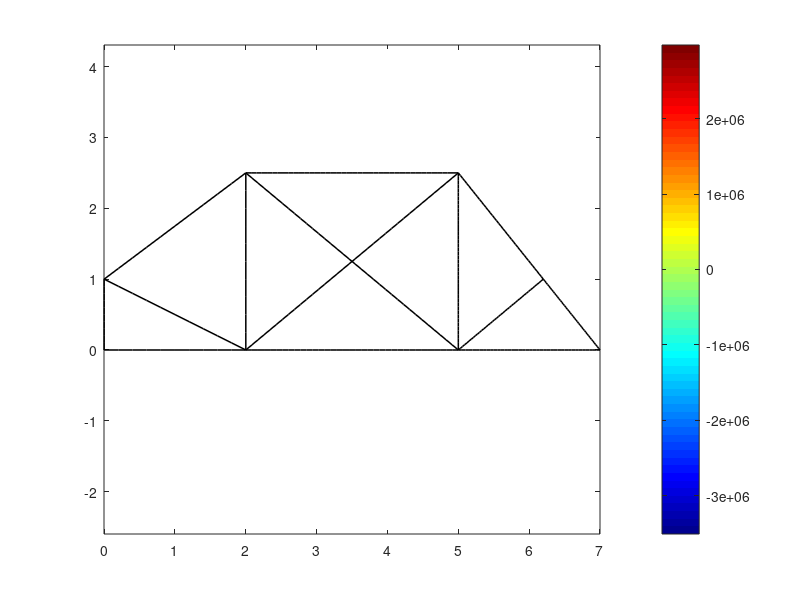

Recreate this plot in MATLAB.
%% 연습 문제 5-36 Element 수 임의로 변경하기
clearvars;
clc; close;
%% Given Parameters
E=200*10^(9);
A=1*10^-2;
I=1*10^(-4);
w=-13*10^(3);
nEle=400;
nNod=401 + 7;
SxxBar=zeros(nEle,1);
SxxBeam=zeros(nEle,1);
%% matP & matE
matP=zeros(nNod,2);
matP(1:11, 1)=0;
matP(11:21, 1)=0:2/10:2;
matP(21:31, 1)=0:2/10:2;
matP(31:41, 1)=0:2/10:2;
matP(41:51, 1)=2;
matP(51:86, 1)=2:3/35:5;
matP(86:121, 1)=2:3/35:5;
matP(121:156, 1)=2:3/35:5;
matP(156:196, 1)=2:3/40:5;
matP(196:241, 1)=5;
matP(241:281, 1)=5:1.2/40:6.2;
matP(281:321, 1)=5:2/40:7;
matP(321:361, 1)=5:1.2/40:6.2;
matP(361:401, 1)=6.2:0.8/40:7;
matP(1:11, 2)=0:1/10:1;
matP(11:21, 2)=0;
matP(21:31, 2)=1:-1/10:0;
matP(31:41, 2)=1:1.5/10:2.5;
matP(41:51, 2)=0:2.5/10:2.5;
matP(51:86, 2)=0;
matP(86:121, 2)=2.5:-2.5/35:0;
matP(121:156, 2)=0:2.5/35:2.5;
matP(156:196, 2)=2.5;
matP(196:241, 2)=0:2.5/45:2.5;
matP(241:281, 2)=0:1/40:1;
matP(281:321, 2)=0;
matP(321:361, 2)=2.5:-1.5/40:1;
matP(361:401, 2)=1:-1/40:0;
matP(402, :) = [0, 1];
matP(404, :) = [2, 0];
matP(403, :) = [2, 2.5];
matP(405, :) = [5, 2.5];
matP(406, :) = [5, 0];
matP(407, :) = [6.2, 1];
matP(408, :) = [7, 0];
matE=zeros(nEle,2);
Right = [402; 404; 404; 403; 403; ...
         406; 406; 405; 405; 405; ...
         407; 408; 407; 408;];
Left = [  1;   1; 402; 402; 404; ...
        404; 403; 404; 403; 406; ...
        406; 406; 405; 407];
for kk=1:1:nEle
    matE(kk,:)=[kk kk+1];
end
%오른쪽 불규칙
matE([10 20 30 40 50 ...
      85 120 155 195 240 ...
      280 320 360 400], :) = [[10  20   30  40 50 ...
                               85  120 155 195 240 ...
                               280 320 360 400]' Right];
%왼쪽 불규칙
matE([  2;  12;  22;  32;  42;
        52;  87; 122; 157; 197;
        242; 282; 322; 362]-1', :) = [Left, [  2;  12;  22;  32;  42;
                                              52;  87; 122; 157; 197;
                                             242; 282; 322; 362]];
usedNode = unique(matE);
%% Global Stiffness Equation
KK=zeros(3*nNod,3*nNod);
for kk=1:1:nEle
    p=matE(kk,1);
    q=matE(kk,2);
    x1=matP(p,1);
    y1=matP(p,2);
    x2=matP(q,1);
    y2=matP(q,2);
    Le=sqrt((x2-x1)^2+(y2-y1)^2);
    co=(x2-x1)/Le;
    si=(y2-y1)/Le;
    kLocal=zeros(3*2,3*2);
    kLocal([1,4],[1,4])=(E*A)/(Le)*[ 1 -1;
                                    -1  1];
    kLocal([2,3,5,6],[2,3,5,6])=(E*I)/(Le^3)*[  12   6*Le   -12   6*Le;
                                              6*Le 4*Le^2 -6*Le 2*Le^2;
                                               -12  -6*Le    12  -6*Le;
                                              6*Le 2*Le^2 -6*Le 4*Le^2];
    matT=[ co si 0   0  0 0;
          -si co 0   0  0 0;
            0  0 1   0  0 0;
            0  0 0  co si 0;
            0  0 0 -si co 0;
            0  0 0   0  0 1];
    eDofs=[3*(p)-2:3*(p),3*(q)-2:3*(q)];
    KK(eDofs,eDofs)=KK(eDofs,eDofs)+transpose(matT)*kLocal*matT;
end
%% Boundary Conditions
FF=zeros(3*nNod,1);
FF(3*(403)-1, 1) = -20 * 10^3;
FF(3*(405)-1, 1) = -20 * 10^3;
FF(3*(407)-1, 1) = -20 * 10^3;
dd=zeros(3*nNod,1);
FullDoFs=[3*(usedNode)-2, 3*(usedNode)-1, 3*(usedNode)];
FixedDoFs=[3*(404)-2:3*(404),3*(406)-1];
FreeDoFs=setdiff(FullDoFs,FixedDoFs);
dd(FreeDoFs,1)=KK(FreeDoFs,FreeDoFs)\FF(FreeDoFs,1);
%% Visualization
scale=10^(4);
for kk=1:1:nEle
    p=matE(kk,1);
    q=matE(kk,2);
    x1=matP(p,1);
    y1=matP(p,2);
    x2=matP(q,1);
    y2=matP(q,2);
    Le=sqrt((x2-x1)^2+(y2-y1)^2);
    co=(x2-x1)/Le;
    si=(y2-y1)/Le;
    
    matT=[ co si 0   0  0 0;
          -si co 0   0  0 0;
            0  0 1   0  0 0;
            0  0 0  co si 0;
            0  0 0 -si co 0;
            0  0 0   0  0 1];
    xInitial=[x1 x2];
    yInitial=[y1 y2];
    eDofs=[3*(p)-2:3*(p),3*(q)-2:3*(q)];
    de=dd(eDofs,1);
    xDeformed=[x1+scale*de(1) x2+scale*de(4)];
    yDeformed=[y1+scale*de(2) y2+scale*de(5)];
    dLocal=matT*de;
    d2N1=-(6*Le - 12*(Le/2))/Le^3;
    d2N2=(- 4*Le^2 + 6*(Le/2)*Le)/Le^3;
    d2N3=(6*Le - 12*(Le/2))/Le^3;
    d2N4=(- 2*Le^2 + 6*(Le/2)*Le)/Le^3;
    y=sqrt(3*I/A);
    SxxBar(kk)=(E/Le)*[-1 1]*dLocal([1,4],1);
    SxxBeam(kk)=E*(-y)*[d2N1 d2N2 d2N3 d2N4]*dLocal([2,3,5,6],1);
    if abs(SxxBar(kk)+SxxBeam(kk))>abs(SxxBar(kk)-SxxBeam(kk))
        Smax=SxxBar(kk)+SxxBeam(kk);
    else
        Smax=SxxBar(kk)-SxxBeam(kk);
    end
    SCol=Smax*[1 1];
    figure(1);
    plot(xInitial,yInitial,'k','LineWidth',1.1);
    hold on;
    % plot(xDeformed,yDeformed,'b','LineWidth',1.1);
    % hold on;
    patch(xDeformed,yDeformed,SCol,'EdgeColor','flat','LineWidth',1.1);
    hold on;
end
colormap('jet');
colorbar;
axis equal;
axis padded;
